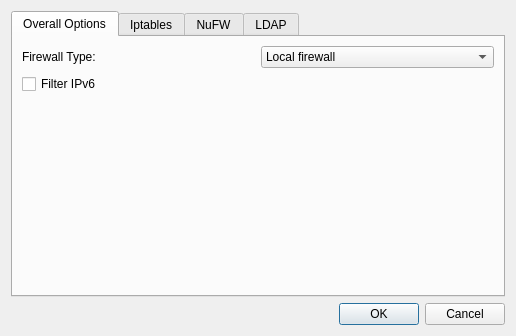
<?xml version="1.0" encoding="UTF-8"?>
<ui version="4.0">
 <class>Dialog</class>
 <widget class="QDialog" name="Dialog">
  <property name="geometry">
   <rect>
    <x>0</x>
    <y>0</y>
    <width>516</width>
    <height>336</height>
   </rect>
  </property>
  <property name="windowTitle">
   <string>Parameters</string>
  </property>
  <layout class="QVBoxLayout">
   <item>
    <widget class="QTabWidget" name="tab_widget">
     <property name="currentIndex">
      <number>0</number>
     </property>
     <widget class="QWidget" name="global_options">
      <attribute name="title">
       <string>Overall Options</string>
      </attribute>
      <layout class="QGridLayout">
       <item row="0" column="0">
        <widget class="QLabel" name="firewall_type_label">
         <property name="text">
          <string>Firewall Type:</string>
         </property>
        </widget>
       </item>
       <item row="0" column="1">
        <widget class="QComboBox" name="firewall_type">
         <item>
          <property name="text">
           <string>Local firewall</string>
          </property>
         </item>
         <item>
          <property name="text">
           <string>Gateway</string>
          </property>
         </item>
         <item>
          <property name="text">
           <string>NuFW gateway</string>
          </property>
         </item>
        </widget>
       </item>
       <item row="1" column="0" colspan="2">
        <widget class="QCheckBox" name="use_ipv6">
         <property name="text">
          <string>Filter IPv6</string>
         </property>
        </widget>
       </item>
       <item row="2" column="0">
        <spacer>
         <property name="orientation">
          <enum>Qt::Vertical</enum>
         </property>
         <property name="sizeHint" stdset="0">
          <size>
           <width>20</width>
           <height>40</height>
          </size>
         </property>
        </spacer>
       </item>
      </layout>
     </widget>
     <widget class="QWidget" name="iptables">
      <attribute name="title">
       <string>Iptables</string>
      </attribute>
      <layout class="QGridLayout">
       <item row="0" column="0">
        <widget class="QLabel" name="log_type_label">
         <property name="text">
          <string>Log Type:</string>
         </property>
        </widget>
       </item>
       <item row="0" column="1">
        <widget class="QComboBox" name="log_type">
         <item>
          <property name="text">
           <string>LOG</string>
          </property>
         </item>
         <item>
          <property name="text">
           <string>ULOG</string>
          </property>
         </item>
         <item>
          <property name="text">
           <string>NFLOG</string>
          </property>
         </item>
        </widget>
       </item>
       <item row="1" column="0">
        <widget class="QLabel" name="label_8">
         <property name="text">
          <string>Default Drop Decision:</string>
         </property>
        </widget>
       </item>
       <item row="1" column="1">
        <widget class="QComboBox" name="default_drop">
         <item>
          <property name="text">
           <string>DROP</string>
          </property>
         </item>
         <item>
          <property name="text">
           <string>REJECT</string>
          </property>
         </item>
        </widget>
       </item>
       <item row="2" column="0">
        <widget class="QLabel" name="label_9">
         <property name="text">
          <string>Connections logging rate:</string>
         </property>
        </widget>
       </item>
       <item row="2" column="1">
        <layout class="QGridLayout">
         <item row="0" column="0" colspan="2">
          <widget class="QRadioButton" name="unlimited_radio">
           <property name="text">
            <string>Unlimited</string>
           </property>
           <property name="checked">
            <bool>true</bool>
           </property>
          </widget>
         </item>
         <item row="1" column="0">
          <widget class="QRadioButton" name="limited_radio">
           <property name="text">
            <string>Limited:</string>
           </property>
          </widget>
         </item>
         <item row="1" column="1">
          <widget class="QLineEdit" name="log_limit"/>
         </item>
        </layout>
       </item>
       <item row="3" column="0">
        <widget class="QLabel" name="nflog_label">
         <property name="text">
          <string>NFLOG Group:</string>
         </property>
        </widget>
       </item>
       <item row="3" column="1">
        <layout class="QGridLayout">
         <item row="0" column="0">
          <widget class="QLabel" name="accept_label">
           <property name="text">
            <string>ACCEPT:</string>
           </property>
          </widget>
         </item>
         <item row="1" column="0">
          <widget class="QLabel" name="drop_label">
           <property name="text">
            <string>DROP:</string>
           </property>
          </widget>
         </item>
         <item row="2" column="0">
          <widget class="QLabel" name="reject_label">
           <property name="text">
            <string>REJECT:</string>
           </property>
          </widget>
         </item>
         <item row="0" column="1">
          <widget class="QSpinBox" name="nflog_group_accept">
           <property name="minimum">
            <number>1</number>
           </property>
           <property name="maximum">
            <number>65535</number>
           </property>
           <property name="value">
            <number>2</number>
           </property>
          </widget>
         </item>
         <item row="1" column="1">
          <widget class="QSpinBox" name="nflog_group_drop">
           <property name="minimum">
            <number>1</number>
           </property>
           <property name="maximum">
            <number>65535</number>
           </property>
          </widget>
         </item>
         <item row="2" column="1">
          <widget class="QSpinBox" name="nflog_group_reject">
           <property name="minimum">
            <number>1</number>
           </property>
           <property name="maximum">
            <number>65535</number>
           </property>
          </widget>
         </item>
        </layout>
       </item>
       <item row="4" column="0">
        <widget class="QLabel" name="label_12">
         <property name="text">
          <string>Invalid Packets:</string>
         </property>
        </widget>
       </item>
       <item row="4" column="1">
        <widget class="QComboBox" name="invalid_combo">
         <item>
          <property name="text">
           <string>Do not filter invalid packets</string>
          </property>
         </item>
         <item>
          <property name="text">
           <string>Drop invalid packets</string>
          </property>
         </item>
         <item>
          <property name="text">
           <string>Drop and log invalid packets</string>
          </property>
         </item>
        </widget>
       </item>
      </layout>
     </widget>
     <widget class="QWidget" name="nufw">
      <attribute name="title">
       <string>NuFW</string>
      </attribute>
      <layout class="QVBoxLayout" name="verticalLayout_2">
       <item>
        <layout class="QGridLayout" name="gridLayout">
         <item row="0" column="0">
          <widget class="QLabel" name="periods_label">
           <property name="text">
            <string>Periods Filename:</string>
           </property>
          </widget>
         </item>
         <item row="0" column="1">
          <widget class="QLineEdit" name="periods_filename"/>
         </item>
         <item row="1" column="0">
          <widget class="QLabel" name="group_label">
           <property name="text">
            <string>The user groups use:</string>
           </property>
          </widget>
         </item>
         <item row="1" column="1">
          <layout class="QVBoxLayout" name="verticalLayout">
           <item>
            <widget class="QRadioButton" name="group_number_radio">
             <property name="text">
              <string>Group number (UNIX)</string>
             </property>
             <property name="checked">
              <bool>true</bool>
             </property>
            </widget>
           </item>
           <item>
            <widget class="QRadioButton" name="group_name_radio">
             <property name="text">
              <string>Group name (Active Directory)</string>
             </property>
            </widget>
           </item>
          </layout>
         </item>
        </layout>
       </item>
       <item>
        <spacer>
         <property name="orientation">
          <enum>Qt::Vertical</enum>
         </property>
         <property name="sizeHint" stdset="0">
          <size>
           <width>20</width>
           <height>40</height>
          </size>
         </property>
        </spacer>
       </item>
      </layout>
     </widget>
     <widget class="QWidget" name="ldap">
      <attribute name="title">
       <string>LDAP</string>
      </attribute>
      <layout class="QGridLayout">
       <item row="0" column="0">
        <widget class="QLabel" name="label">
         <property name="text">
          <string>Host:</string>
         </property>
        </widget>
       </item>
       <item row="0" column="1">
        <widget class="QLineEdit" name="ldap_host"/>
       </item>
       <item row="1" column="0">
        <widget class="QLabel" name="label_2">
         <property name="text">
          <string>Port:</string>
         </property>
        </widget>
       </item>
       <item row="1" column="1">
        <widget class="QLineEdit" name="ldap_port"/>
       </item>
       <item row="2" column="0">
        <widget class="QLabel" name="label_3">
         <property name="text">
          <string>Username:</string>
         </property>
        </widget>
       </item>
       <item row="2" column="1">
        <widget class="QLineEdit" name="ldap_username"/>
       </item>
       <item row="3" column="0">
        <widget class="QLabel" name="label_4">
         <property name="text">
          <string>Password:</string>
         </property>
        </widget>
       </item>
       <item row="3" column="1">
        <widget class="QLineEdit" name="ldap_password">
         <property name="echoMode">
          <enum>QLineEdit::Password</enum>
         </property>
        </widget>
       </item>
       <item row="4" column="0">
        <widget class="QLabel" name="label_5">
         <property name="text">
          <string>Basedn:</string>
         </property>
        </widget>
       </item>
       <item row="4" column="1">
        <widget class="QLineEdit" name="ldap_basedn"/>
       </item>
       <item row="5" column="0">
        <spacer>
         <property name="orientation">
          <enum>Qt::Vertical</enum>
         </property>
         <property name="sizeHint" stdset="0">
          <size>
           <width>20</width>
           <height>40</height>
          </size>
         </property>
        </spacer>
       </item>
      </layout>
     </widget>
    </widget>
   </item>
   <item>
    <widget class="QDialogButtonBox" name="buttonBox">
     <property name="orientation">
      <enum>Qt::Horizontal</enum>
     </property>
     <property name="standardButtons">
      <set>QDialogButtonBox::Cancel|QDialogButtonBox::Ok</set>
     </property>
    </widget>
   </item>
  </layout>
 </widget>
 <resources/>
 <connections>
  <connection>
   <sender>buttonBox</sender>
   <signal>rejected()</signal>
   <receiver>Dialog</receiver>
   <slot>reject()</slot>
   <hints>
    <hint type="sourcelabel">
     <x>325</x>
     <y>513</y>
    </hint>
    <hint type="destinationlabel">
     <x>286</x>
     <y>274</y>
    </hint>
   </hints>
  </connection>
 </connections>
</ui>
